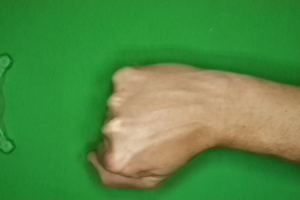
#> input picture train/rock/2DdERUV7Te8ivywq.png, 300 x 200 px
$ python main.py
#> lines starting #> are read from the running program, lines starting #| are printed output that depends on the picture; after the words box and inside, x2 and y2 are one past the last pixel; in counts of white or black regions, pixels touching at a corner belong together
### measure.py
from skimage.measure import label, regionprops
import numpy as np
import cv2

#A legnagyobb regio szegmentalasa a kepbol
#-> azert szukseges, mert elofordult par kepnel, hogy maradtak kisebb regiok a zaj miatt
def getLargestCC(segmentation):
    labels = label(segmentation)
    assert( labels.max() != 0 ) # legyen legalabb egy regio
    largestCC = labels == np.argmax(np.bincount(labels.flat)[1:])+1

    return largestCC

#eredeti->szurkearnyalat+blur->kuszoboles->closing->otsu + kuszboles->legnagyobb regio->tulajdonsga kinyeres
def process(image_path):
    #eredeti kep
#> called with image_path = 'train/rock/2DdERUV7Te8ivywq.png'
    image = cv2.imread(image_path)
#> image is the input picture: shape (200, 300, 3); mean B, G, R 67.5, 139.5, 80.4

    #szurkearnyalatos kep 3x3-mas szuressel
    gray = cv2.cvtColor(image, cv2.COLOR_BGR2GRAY)
    gray = cv2.blur(gray, (3, 3))

    #A kep kuszobolese, minden ertek ami nem fekete (0), az legyen feher, adaptiv otsu algoritmus segitsegevel
    ret, thresh = cv2.threshold(gray, 0, 255, cv2.THRESH_BINARY_INV + cv2.THRESH_OTSU)
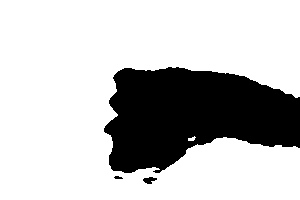
#> thresh: shape (200, 300); 75.6% white; 3 black regions, box (x1, y1, x2, y2) and area: (104, 67, 300, 173) 14551, (143, 177, 157, 184) 62, (114, 176, 123, 179) 20
#> ret = 130

    # closing: dilatacio es erozio 3x3-mas kernellel; 2x-szor
    #->dilatacio: befedi a kisebb lyukakat a kepen (vastagit)
    #->erozio: vekonyit
    kernel = np.ones((3, 3), np.uint8)
    closing = cv2.morphologyEx(thresh, cv2.MORPH_CLOSE, kernel, iterations=2)
#> closing: shape (200, 300); 75.8% white; 2 black regions, box (x1, y1, x2, y2) and area: (105, 68, 300, 173) 14500, (145, 178, 151, 183) 30

    #ujboli szures az otsu kuszoberteket hasznalva most mar
    dist_transform = cv2.distanceTransform(closing, cv2.DIST_L2, 0)
    ret, fg = cv2.threshold(dist_transform, 0.02 * dist_transform.max(), 255, 0)
#> fg: shape (200, 300) float32; 73.8% white; 2 black regions, box (x1, y1, x2, y2) and area: (103, 66, 300, 175) 15632, (143, 176, 153, 185) 86
#> ret = 2.73

    #legnagyobb regio szegmentalasa
    largest = getLargestCC(fg)
    label_img = label(largest)
#> label_img: shape (200, 300) int32; values 0 (black) and 1 (white), 73.8% white; 2 black regions
    regions = regionprops(label_img)
#> regions = 1 regions; box (x1, y1, x2, y2) and area: (0, 0, 300, 200) 44282

    #Egy regio letezik csak mindossze, implementacios konnyites miatt van for ciklus hasznalva
    #tulajdonsgaok kinyerese vektorba
    out=[]
    for props in regions:
        ecc = props.eccentricity
        per = props.perimeter
        x0, y0 = props.centroid
        extent=props.extent
        axis_length=props.major_axis_length
        out=[ecc, per, x0, y0, extent, axis_length]
#> this loop made 1 pass
#> (ecc, per, x0, y0, extent, axis_length) on pass 1: (0.707, 1519.8, 93.9, 134.4, 0.738, 363.8)

    return out

### ProcessImage.py

from PIL import Image
import numpy as np
import glob
import measure

#Visszater az adott mappaban a labelezett kepekkel
class ProcessImages(object):

    def __init__(self, eleresi_utvonal, INPUT_SIZE_X=6):
        self.eleresi_utvonal=eleresi_utvonal
        self.INPUT_SIZE_X=INPUT_SIZE_X

    def make_images(self, name):
        list=np.zeros((len(glob.glob(self.eleresi_utvonal+"\\"+name+"\\*.png")), self.INPUT_SIZE_X), dtype='float32')

        index=0
        for filename in glob.glob(self.eleresi_utvonal+"\\"+name+"\\*.png"):
            im=measure.process(filename)
            list[index]=im
            index=index+1

        return list

    def make_scissors(self):
        return self.make_images('scissors')

    def make_rock(self):
        return self.make_images('rock')

    def make_paper(self):
        return self.make_images('paper')
#> call 2 of process, with image_path = 'train/paper/1uoW7QcH2qAgCTxv.png'
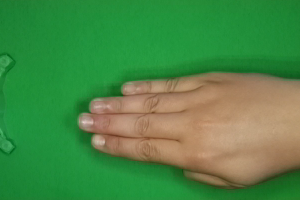
#> input picture train/paper/1uoW7QcH2qAgCTxv.png, 300 x 200 px
#> in process, image is the input picture: shape (200, 300, 3); mean B, G, R 69.9, 136, 74.9
#> in process (call 2), `gray = cv2.cvtColor(image, cv2.COLOR_BGR2GRAY)`:
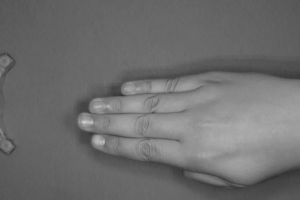
#> gray: shape (200, 300); min 49, max 213, mean 110.1
#> in process (call 2), `ret, thresh = cv2.threshold(gray, 0, 255, cv2.THRESH_BINARY_INV + cv2...`:
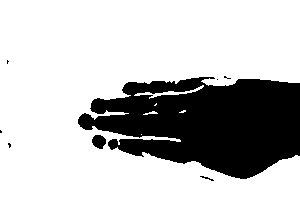
#> thresh: shape (200, 300); 74% white; 8 black regions (5 under 20 px), largest, box (x1, y1, x2, y2) and area: (78, 77, 300, 179) 15416, (92, 135, 106, 149) 147, (200, 176, 214, 181) 22
#> in process (call 2), `ret, thresh = cv2.threshold(gray, 0, 255, cv2.THRESH_BINARY_INV + cv2...`: ret = 121
#> in process (call 2), `closing = cv2.morphologyEx(thresh, cv2.MORPH_CLOSE, kernel, iterations..`: closing: shape (200, 300); 74.3% white; 4 black regions, box (x1, y1, x2, y2) and area: (78, 79, 300, 179) 14404, (123, 78, 201, 95) 824, (93, 135, 106, 148) 139, (109, 139, 118, 149) 78
#> in process (call 2), `dist_transform = cv2.distanceTransform(closing, cv2.DIST_L2, 0)`:
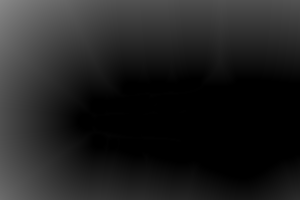
#> dist_transform: shape (200, 300) float32; min 0, max 136.5, mean 32.8
#> in process (call 2), `ret, fg = cv2.threshold(dist_transform, 0.02 * dist_transform.max(), 2..`:
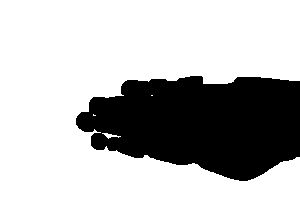
#> fg: shape (200, 300) float32; 71.1% white; 1 black region, box (x1, y1, x2, y2) and area: (76, 76, 300, 181) 17319
#> in process (call 2), `ret, fg = cv2.threshold(dist_transform, 0.02 * dist_transform.max(), 2..`: ret = 2.73
#> in getLargestCC (call 2), `labels = label(segmentation)`:
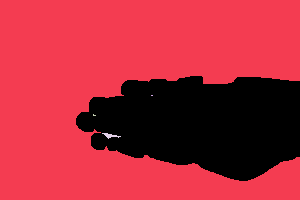
#> labels: shape (200, 300) int64; 5 distinct labels, from 0 to 4; one colour per label, 0 black
#> in getLargestCC (call 2), `largestCC = labels == np.argmax(np.bincount(labels.flat)[1:])+1`: largestCC: shape (200, 300) bool; 71% white; 1 black region, box (x1, y1, x2, y2) and area: (76, 76, 300, 181) 17372
#> in process (call 2), `label_img = label(largest)`: label_img: shape (200, 300) int32; values 0 (black) and 1 (white), 71% white; 1 black region
#> in process (call 2), `regions = regionprops(label_img)`: regions = 1 regions; box (x1, y1, x2, y2) and area: (0, 0, 300, 200) 42628
#> the loop in process (call 2), `for props in regions:` made 1 pass
#> (ecc, per, x0, y0, extent, axis_length) on pass 1: (0.7, 1487.1, 89.92, 128.5, 0.71, 353.2)

    def make_all(self):
        scissors=self.make_scissors()
        rock=self.make_rock()
        paper=self.make_paper()
        s1,_=scissors.shape #0: ollo
        s2,_=rock.shape #1: ko
        s3,_=paper.shape # 2: papir
        x=scissors.copy()
        x=np.append(x, rock.copy(), axis=0)
        x=np.append(x, paper.copy(), axis=0)
        y=np.zeros(s1+s2+s3)
        for i in range(s1, s2+s1):
            y[i]=1
        for i in range(s1+s2, s1+s2+s3):
            y[i]=2
        y=y.flatten()
        return (x,y)

### train.py
import cv2
import pickle
from sklearn.linear_model import SGDClassifier as SGD
from sklearn import svm
from sklearn.decomposition import PCA
from sklearn.pipeline import Pipeline
from sklearn.svm import SVC
import numpy as np
from sklearn.model_selection import GridSearchCV
from sklearn.model_selection import StratifiedKFold
class train(object):

    def __init__(self):
        pass

    def train(self, X, y):
        steps = [('pca', PCA()), ('clf', SVC(kernel='rbf'))]
        pipe = Pipeline(steps)
        pca__n_components=[6]
        n_splits = 6
        cv = StratifiedKFold(n_splits=n_splits, shuffle=True)
        clf__gamma = np.logspace(-4, -2, 3)  # [.0001, .001, .01]
        clf__C = np.logspace(0, 2, 3)  # [1, 10, 100]
        grid_params = dict(pca__n_components=pca__n_components,
                           clf__gamma=clf__gamma,
                           clf__C=clf__C)
        self.grid = GridSearchCV(pipe, grid_params, cv=cv, refit=True, n_jobs=-1, scoring='f1_micro')
#> (the run stopped early here; a loop or call above may not have finished)
